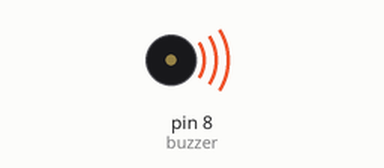
Recording of a sketch running on a simulated Arduino Uno, built with avr-gcc and run on an emulated ATmega328P. Parts: buzzer (waves = sounding).

Above: at 0.1 s.
Timing chart, 0 to 40.0 s (numbered marks = the images above):
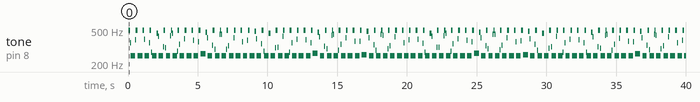

Measured:
- by itself, tone on pin 8 (buzzer): plays 496 Hz for 0.12 s, 353 Hz for 0.04 s, 249 Hz for 0.32 s, 382 Hz for 0.04 s, 496 Hz for 0.12 s, 249 Hz for 0.36 s … (271 notes in this stretch)

The sketch:

Passive_Buzzer.ino
```cpp
int buzzer = 8 ;// setting controls the digital IO foot buzzer
void setup ()
{
pinMode (buzzer, OUTPUT) ;// set the digital IO pin mode, OUTPUT out of Wen
}
void loop ()
{
unsigned char i, j ;// define variables

while (1)
{
for (i = 0; i <70; i++) // Wen a frequency sound
{
digitalWrite (buzzer, HIGH) ;// send voice
delay (1) ;// Delay 1ms
digitalWrite (buzzer, LOW) ;// do not send voice
delay (1) ;// delay ms
}
for (i = 0; i <90; i++) // Wen Qie out another frequency sound
{
digitalWrite (buzzer, HIGH) ;// send voice
delay (2) ;// delay 2ms
digitalWrite (buzzer, LOW) ;// do not send voice
delay (2) ;// delay 2ms
}
}
}
```
